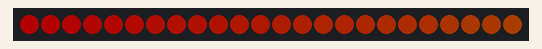
This sketch was run on a simulated Arduino Uno, built with avr-gcc and run on an emulated ATmega328P. Parts: 24 RGB LEDs in strip order, left to right. Dim RGB values are drawn brighter than linear.

Above: at 0.15 s.
At 4.08 s:
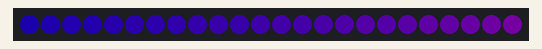
At 8.36 s:
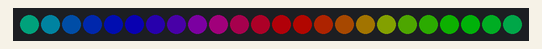
At 19.13 s:
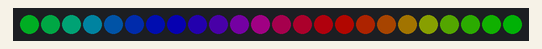
At 27.12 s:
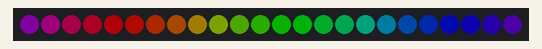
At 39.64 s:
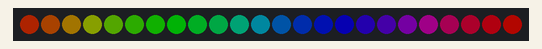

The sketch:

Neopixel_RainbowFade.ino
```cpp
#include <Adafruit_NeoPixel.h>
#ifdef __AVR__
  #include <avr/power.h>
#endif

#define PIN 6
Adafruit_NeoPixel strip = Adafruit_NeoPixel(24, PIN, NEO_GRB + NEO_KHZ800);

void setup() {
  strip.begin();
  strip.show(); // Initialize all pixels to 'off'
  strip.setBrightness(60);
}

void loop() {


 rainbow(20);
 rainbowCycle(20);

}

void rainbow(uint8_t wait) {
  uint16_t i, j;

  for(j=0; j<256; j++) {
    for(i=0; i<strip.numPixels(); i++) {
      strip.setPixelColor(i, Wheel((i+j) & 255));
    }
    strip.show();
    delay(wait);
  }
}

// Slightly different, this makes the rainbow equally distributed throughout
void rainbowCycle(uint8_t wait) {
  uint16_t i, j;

  for(j=0; j<256*5; j++) { // 5 cycles of all colors on wheel
    for(i=0; i< strip.numPixels(); i++) {
      strip.setPixelColor(i, Wheel(((i * 256 / strip.numPixels()) + j) & 255));
    }
    strip.show();
    delay(wait);
  }
}

uint32_t Wheel(byte WheelPos) {
  WheelPos = 255 - WheelPos;
  if(WheelPos < 85) {
    return strip.Color(255 - WheelPos * 3, 0, WheelPos * 3);
  }
  if(WheelPos < 170) {
    WheelPos -= 85;
    return strip.Color(0, WheelPos * 3, 255 - WheelPos * 3);
  }
  WheelPos -= 170;
  return strip.Color(WheelPos * 3, 255 - WheelPos * 3, 0);
}
```
